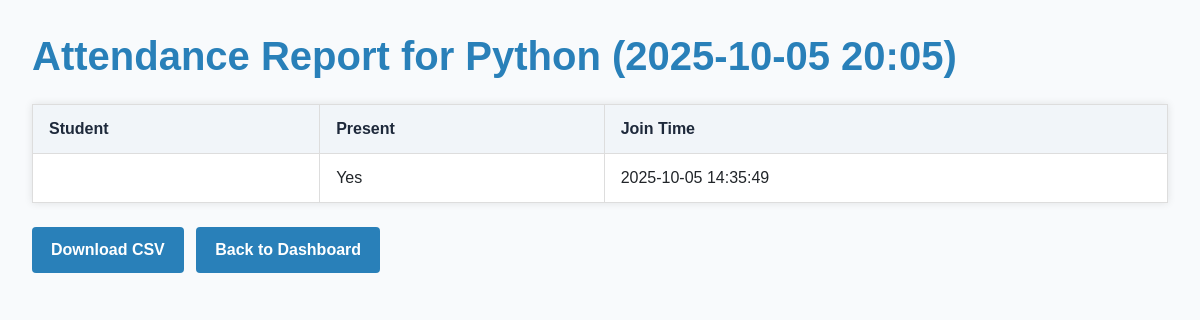
Before: /faculty/meeting/11/attendance_report/ (signed in) with the older database file.
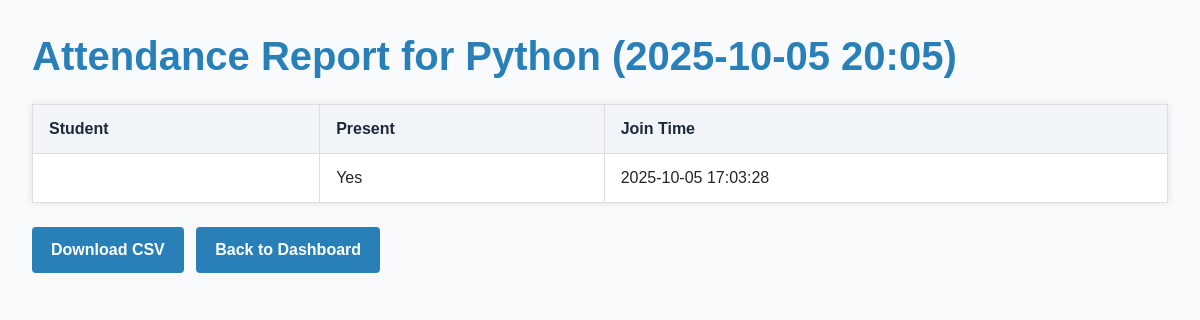
After: the same page with the newer database file.
### main/models.py (models this page shows, shortened)
class Attendance(models.Model):
    meeting = models.ForeignKey(Meeting, on_delete=models.CASCADE)
    student = models.ForeignKey(User, on_delete=models.CASCADE, limit_choices_to={'userprofile__role': 'student'})
    join_time = models.DateTimeField(null=True, blank=True)
    leave_time = models.DateTimeField(null=True, blank=True)
    duration = models.DurationField(null=True, blank=True)
    present = models.BooleanField(default=False)  # Marked True if attendance criteria met

### main/views.py (the view)
# urls.py: path('faculty/meeting/<int:meeting_id>/attendance_report/', views.attendance_report, name='attendance_report'),
@login_required
def attendance_report(request, meeting_id):
    meeting = get_object_or_404(Meeting, id=meeting_id, subject__faculty=request.user)
    attendance_records = Attendance.objects.filter(meeting=meeting).select_related('student')
    for record in attendance_records:
        if record.join_time and record.leave_time:
            record.duration = record.leave_time - record.join_time
        else:
            record.duration = None
    context = {
        'meeting': meeting,
        'attendance_records': attendance_records,
    }
    return render(request, 'main/attendance_report.html', context)

### main/templates/main/attendance_report.html (shortened to what this page needs)
{% load static %}
<!DOCTYPE html>
<html lang="en">
<head>
  <link href="https://cdn.jsdelivr.net/npm/bootstrap@5.3.0/dist/css/bootstrap.min.css" rel="stylesheet" />
</head>
<body>
<h1>Attendance Report for {{ meeting.subject.name }} ({{ meeting.schedule_datetime|date:"Y-m-d H:i" }})</h1>
<table>
  <thead>
    <tr>
      <th>Student</th>
      <th>Present</th>
      <th>Join Time</th>
    </tr>
  </thead>
  <tbody>
    {% for record in attendance_records %}
    <tr>
      <td>{{ record.student.get_full_name }}</td>
      <td>{{ record.present|yesno:"Yes,No" }}</td>
      <td>
        {% if record.join_time %}
          {{ record.join_time|date:"Y-m-d H:i:s" }}
        {% else %}
          -
        {% endif %}
      </td>
    </tr>
    {% empty %}
    <tr>
      <td colspan="3" class="text-center text-muted">No attendance records available.</td>
    </tr>
    {% endfor %}
  </tbody>
</table>
<a href="{% url 'export_attendance_csv' meeting.id %}" class="btn">Download CSV</a>
<a href="{% url 'faculty_dashboard' %}" class="btn">Back to Dashboard</a>
</body>
</html>

Changed rows visible on the page:
changed Attendance "Yes": join_time "2025-10-05 14:35:49" → "2025-10-05 17:03:28"
